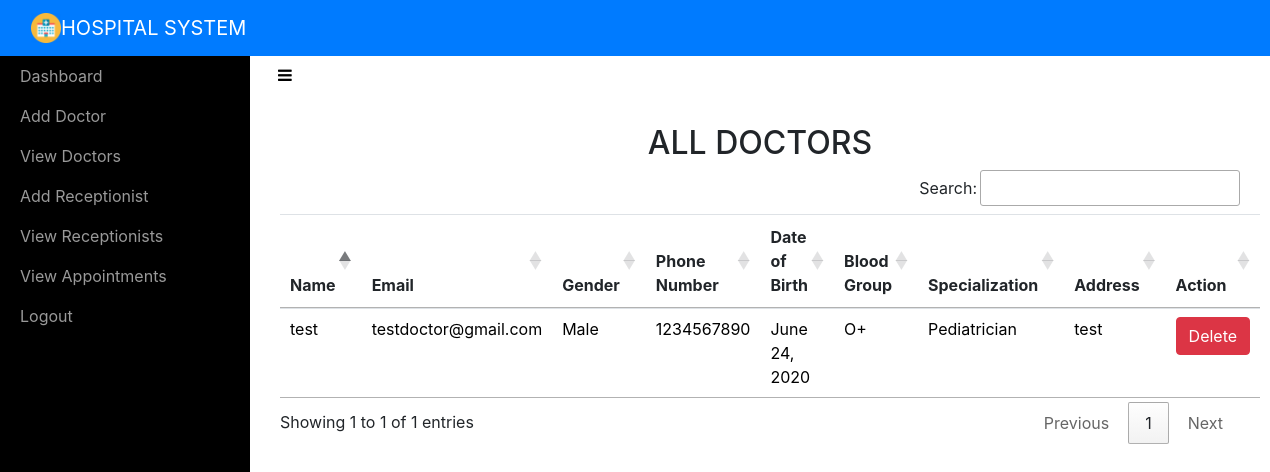
The page /adminviewDoctor/ (signed in) on the database its author committed.
### sitehandler/models.py (models this page shows, shortened)
class Doctor(models.Model):
	name = models.CharField(max_length=50)
	email = models.EmailField(unique=True)
	password = models.CharField(max_length=16)
	gender = models.CharField(max_length=10)
	phonenumber = models.CharField(max_length=10)
	address = models.CharField(max_length=100)
	birthdate = models.DateField()
	bloodgroup = models.CharField(max_length=5)
	specialization = models.CharField(max_length=50)

### sitehandler/views.py (the view)
# urls.py: path('adminviewDoctor/',adminviewDoctor,name='adminviewDoctor'),
def adminviewDoctor(request):
	if not request.user.is_staff:
		return redirect('login_admin')
	doc = Doctor.objects.all()
	d = { 'doc' : doc }
	return render(request,'adminviewDoctors.html',d)

### sitehandler/templates/adminviewDoctors.html (shortened to what this page needs)
<!DOCTYPE html>
<html>
<head>
    {% include 'include.html' %}
    {% load static %}
    <link rel="stylesheet" type="text/css" href="https://cdn.datatables.net/1.10.21/css/jquery.dataTables.min.css">
    <link rel="stylesheet" type="text/css" href="https://cdn.datatables.net/buttons/1.6.2/css/buttons.dataTables.min.css">
</head>
<body>
    {% include 'adminnav.html' %}
    <div id="wrapper">
        {% include 'admin_include.html'%}
        <div class="page-content-wrapper">
            <div class="container-fluid"><a class="btn btn-link" role="button" id="menu-toggle" href="#menu-toggle"><i class="fa fa-bars" style="color: black;"></i></a>
                <h2 class="text-center">ALL DOCTORS</h2>
                <section id="team" class="pb-5">
                    <div class="container">
                       <table class="table" id="example">
                            <thead>
                                <tr>
                                    <th>Name</th>
                                    <th>Email</th>
                                    <th>Gender</th>
                                    <th>Phone Number</th>
                                    <th>Date of Birth</th>
                                    <th>Blood Group</th>
                                    <th>Specialization</th>
                                    <th>Address</th>
                                    <th>Action</th>
                                </tr>
                            </thead>
                            <tbody>
                                {% for i in doc %}
                                <tr style="color: black;">
                                    <td>{{ i.name }}</td>
                                    <td>{{ i.email }}</td>
                                    <td>{{ i.gender }}</td>
                                    <td>{{ i.phonenumber }}</td>
                                    <td>{{ i.birthdate }}</td>
                                    <td>{{ i.bloodgroup }}</td>
                                    <td>{{ i.specialization }}</td>
                                    <td>{{ i.address }}</td>
                                    <td><a href="{% url 'admin_delete_doctor' i.id i.email %}" onclick="return confirm('Are you sure you want to delete?')" class="btn btn-danger">Delete</a></td>
                                </tr>
                                {% endfor %}
                            </tbody>
                        </table>
                    </div>
                </section>
            </div>
        </div>
    </div>
</body>
</html>

### sitehandler/static/css/Sidebar-Menu-1.css (style rules this page uses)
body { overflow-x: hidden; }
#wrapper { padding-left: 0; -webkit-transition: all 0.5s ease; -moz-transition: all 0.5s ease; -o-transition: all 0.5s ease; transition: all 0.5s ease; }
@media (min-width:768px) { #wrapper { padding-left: 250px; } }

### sitehandler/static/css/Sidebar-Menu.css (style rules this page uses)
#wrapper { padding-left: 0; -webkit-transition: all 0.5s ease; -moz-transition: all 0.5s ease; -o-transition: all 0.5s ease; transition: all 0.5s ease; }
@media (min-width:768px) { #wrapper { padding-left: 250px; } }

### sitehandler/static/css/styles.css (style rules this page uses)
.text-center { margin-top: 30px; }

### rows shown on the page
Doctor: name "test", email "testdoctor@gmail.com", gender "Male", phonenumber "1234567890", birthdate "June 24, 2020", bloodgroup "O+", specialization "Pediatrician", address "test"
